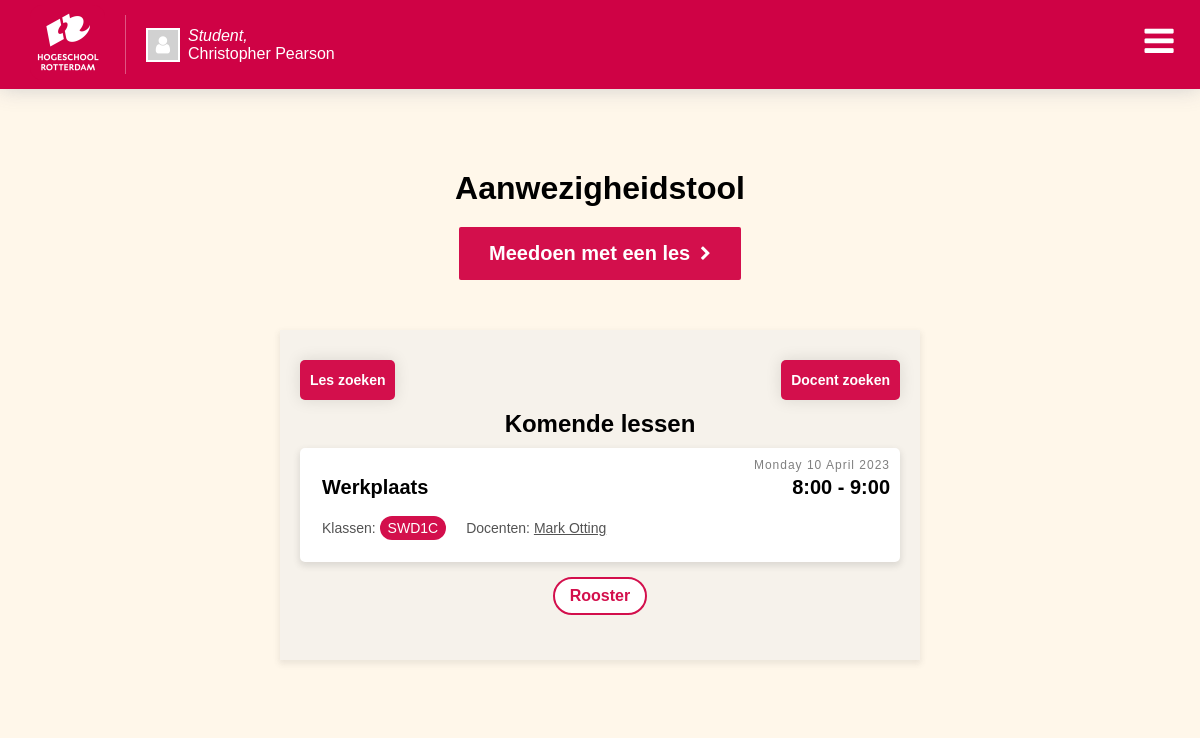
Screenshot of /home (signed in) with the database file from the repository.
### app/models.py (models this page shows, shortened)
@dataclass
class Student(db.Model):
    id: int = db.Column(db.Integer, primary_key=True)
    user_id: int = db.Column(
        db.Integer, db.ForeignKey('user.id'), nullable=False)
    student_number: int = db.Column(db.String(20), nullable=False)
    first_name: str = db.Column(db.String(50), nullable=False)
    last_name: str = db.Column(db.String(50), nullable=False)
    groups = db.relationship('StudentGroup', back_populates='student')
    meetings = db.relationship('StudentMeeting', back_populates='student')
    user = db.relationship('User', back_populates='student')
    @property
    def full_name(self):
        return f"{self.first_name} {self.last_name}"

@dataclass
class Meeting(db.Model):
    id: int = db.Column(db.Integer, primary_key=True)
    name: str = db.Column(db.String(100), nullable=False)
    start_time: str = db.Column(db.String(20), nullable=False)
    end_time: str = db.Column(db.String(20), nullable=False)
    date: datetime.date = db.Column(db.Date(), nullable=False)
    status: int = db.Column(db.Integer, nullable=False, default=0)
    description: str = db.Column(db.Text(), nullable=False)
    meeting_code: int = db.Column(db.Integer(), nullable=False, unique=True)
    students = db.relationship('StudentMeeting', back_populates='meeting')
    groups = db.relationship('GroupMeeting', back_populates='meeting')
    teachers = db.relationship('TeacherMeeting', back_populates='meeting')
    question = db.relationship('Question', back_populates='meeting')

@dataclass
class GroupMeeting(db.Model):
    id: int = db.Column(db.Integer, primary_key=True)
    group_id: int = db.Column(
        db.Integer, db.ForeignKey('group.id'), nullable=False)
    meeting_id: int = db.Column(
        db.Integer, db.ForeignKey('meeting.id'), nullable=False)
    group = db.relationship('Group', back_populates='meetings')
    meeting = db.relationship('Meeting', back_populates='groups')

@dataclass
class Group(db.Model):
    id: int = db.Column(db.Integer, primary_key=True)
    start_date: datetime.date = db.Column(db.Date, nullable=False)
    end_date: datetime.date = db.Column(db.Date, nullable=False)
    name: str = db.Column(db.String(50))
    meetings = db.relationship('GroupMeeting', back_populates='group')
    students = db.relationship('StudentGroup', back_populates='group')

@dataclass
class TeacherMeeting(db.Model):
    id: int = db.Column(db.Integer, primary_key=True)
    teacher_id: int = db.Column(
        db.Integer(), db.ForeignKey('teacher.id'), nullable=False)
    meeting_id: int = db.Column(
        db.Integer(), db.ForeignKey('meeting.id'), nullable=False)
    meeting = db.relationship('Meeting', back_populates='teachers')
    teacher = db.relationship('Teacher', back_populates='meetings')

@dataclass
class Teacher(db.Model):
    id: int = db.Column(db.Integer, primary_key=True)
    user_id: int = db.Column(
        db.Integer, db.ForeignKey('user.id'), nullable=False)
    first_name: str = db.Column(db.String(50), nullable=False)
    last_name: str = db.Column(db.String(50), nullable=False)
    meetings = db.relationship('TeacherMeeting', back_populates='teacher')
    user = db.relationship('User', back_populates='teacher')
    @property
    def full_name(self):
        return f"{self.first_name} {self.last_name}"

### app/routes.py (the view)
@app.route("/home")
@login_required
def home():
    meetings = Meeting.query.filter(
        Meeting.date >= datetime.today().date()).order_by(Meeting.date).limit(5).all()
    return render_template('index.html', meetings=meetings)

### app/models.py (called while the page is built)
@login_manager.user_loader
def load_user(user_id):
    user = User.query.get(user_id)
    return user

### app/templates/index.html (shortened to what this page needs)
{% extends "base.html" %}
{% block content %}
    <div class="container-window">
        <div class="container-middle">
            <h1>Aanwezigheidstool</h1>
            {% if current_user.role == 1%}
                <a class="big-btn" href="{{url_for('presence_code')}}">Meedoen met een les <i class="fa fa-chevron-right"></i></a>
            {% endif%}
            <div class="meeting-container">
                <div class="btn-row-between">
                    <a href="{{url_for('search_meetings')}}" class="rooster-btn">Les zoeken</a>
                    {% if current_user.role == 1%}
                    <a href="{{url_for('search_teachers')}}" class="rooster-btn">Docent zoeken</a>
                    {% elif current_user.role == 0%}
                    <a href="{{url_for('search_students')}}" class="rooster-btn">Student zoeken</a>
                    {% endif%}
                </div>
                <h2 class="container-title">Komende lessen</h2>
                {% for meeting in meetings%}
                    <a class="meeting-container-item" href="/les/overzicht/{{meeting.meeting_code}}">
                        <p class="meeting-item-date">{{meeting.date}}</p>
                        <div class="meeting-item-header">
                            <p>{{meeting.name}}</p>
                            <p>{{meeting.start_time}} - {{meeting.end_time}}</p>
                        </div>
                        <div class="meeting-item-content">
                            <div>
                                <span>Klassen:</span>
                                {% for group in meeting.groups%}
                                    <p class="meeting-item-group">{{group.group.name}}</p>
                                {% endfor %}
                            </div>
                            <div>
                                <span>Docenten:</span>
                                {% for teacher in meeting.teachers%}
                                    <p class="meeting-item-teacher">{{teacher.teacher.full_name}}</p>
                                {% else %}
                                    Nog geen docenten
                                {% endfor %}
                            </div>
                        </div>
                    </a>
                {%else%}
                <p>Geen komende lessen</p>
                {%endfor%}
                <a class="small-btn" href="{{ url_for('rooster')}}">Rooster</a>
            </div>
        </div>
    </div>
{% endblock %}

### app/templates/base.html (shortened to what this page needs)
<!DOCTYPE html>
<html lang="en">
    <head>
        <link rel="stylesheet" href="/static/style.css" />
        <link rel="stylesheet" href="https://cdnjs.cloudflare.com/ajax/libs/font-awesome/4.7.0/css/font-awesome.min.css">
        <link href="https://cdn.jsdelivr.net/npm/select2@4.1.0-rc.0/dist/css/select2.min.css" rel="stylesheet" />
        <link rel="stylesheet" href="https://code.jquery.com/ui/1.12.1/themes/base/jquery-ui.css">
    </head>
    <body>
		<nav class="header-container">
			<div class="header-inner">
				<div class="header-left">
					<a href="/" class="header-logo-button">
						<img
						class="header-logo"
						src="/static/images/logo.png"
						alt="Hogeschool Rotterdam"
						/>
					</a>
					{% if current_user.is_authenticated%}
						<a
						{% if current_user.role == 0 %}
						href="{{url_for('profile')}}"
						{% else %}
						href="{{url_for('overview_page', id=current_user.id)}}"
						{% endif%}
						class="user-profile">
							<i class="fa fa-user user-icon"></i>
							<div class="user-info">
								{% if current_user.role == 0%}
									<span class="user-prefix">Docent, </span>
									<span>{{ current_user.teacher[0].full_name}}</span>
								{%elif current_user.role == 1%}
									<span class="user-prefix">Student, </span>
									<span>{{ current_user.student[0].full_name}}</span>
								{% endif%}
							</div>
						</a>
					{% endif %}
				</div>
				<div class="header-right">
					<button class="hamburger" id="hamburger">
					<i class="fa fa-bars" ></i>
					</button>
				</div>
			</div>
		</nav>
		{% block content %}
		{% endblock %}
    </body>
</html>

### app/static/style.css (style rules this page uses)
*, *::before, *::after { margin: 0; }
body { font-family: Poppins, sans-serif; background-color: #fff7ea; padding-top: 120px; }
a { color: black; text-decoration: none; }
.header-container { background: #fff7ea; background-color: #cf0245; min-height: 70px; position: fixed; top: 0; width: 100%; z-index: 999; box-shadow: 0 0 20px 0px #c9c9c9e0; }
.header-left { border-style: none; height: auto; max-width: 500px; margin-top: 5px; margin-bottom: 5px; display: flex; gap: 20px; }
.hamburger { position: fixed; z-index: 100; top: 1rem; right: 1rem; border: none; cursor: pointer; width: 50px; height: 50px; font-size: 34px; background-color: transparent; color: white; }
.container-window { padding-top: 50px; overflow: hidden; display: flex; justify-content: center; align-items: center; background-color: #fff7ea; }
.header-logo { width: 75px; height: 75px; padding-left: 30px; }
.header-logo-button { border: none; background: transparent; cursor: pointer; }
.container-middle { width: 100%; height: 100%; display: flex; flex-direction: column; justify-content: center; align-items: center; }
.rooster-btn { background-color: #d30f4c; box-shadow: 0 0 15px 1px rgb(0 0 0 / 10%); border-radius: 5px; padding: 12px 10px; transition: 0.2s; display: inline-block; color: white; font-weight: bold; font-size: 14px; }
.user-prefix { font-style: italic; }
.user-info { display: flex; flex-direction: column; }
.user-profile { display: flex; justify-content: center; align-items: center; color: white; border-left: 1px solid rgba(255, 255, 255, 0.329); padding-left: 20px; margin: 10px 0; }
.fa.user-icon { font-size: 20px; width: 30px; height: 30px; border: 2px solid white; display: flex; justify-content: center; align-items: center; background-color: rgb(209, 209, 209); margin-right: 8px }
.big-btn { font-size: 20px; padding: 15px 30px; background-color: #d30f4c; color: white; font-weight: bold; box-shadow: inset 0 0 20px 20px rgba(0, 0, 0, 0); transition: .2s; margin-top: 20px; border-radius: 2px; display: flex; gap: 10px; justify-content: center; align-items: center; }
.small-btn { padding: 8px 15px; font-weight: bold; box-shadow: inset 0 0 20px 20px rgba(0, 0, 0, 0); background-color: rgb(255, 255, 255); color: #d30f4c; display: flex; border-radius: 20px; border: 2px solid #d30f4c; margin: 15px auto; width: max-content; transition: .2s; }
.big-btn>i { font-size: 15px; }
.meeting-container { width: 50%; min-width: 400px; margin: 50px auto; background-color: #ededed81; padding: 30px 20px; box-shadow: 0px 3px 6px 1px rgb(72 72 72 / 10%); }
.meeting-container-item { display: block; background-color: white; padding: 10px; border-radius: 5px; margin-bottom: 10px; padding-left: 20px; box-shadow: 0px 3px 6px 1px rgb(72 72 72 / 15%); padding-bottom: 20px; border-left: 2px solid transparent; transition: 0.2s }
.meeting-item-date { font-size: 12px; letter-spacing: 1px; color: grey; text-align: right; padding-bottom: 4px; }
.meeting-item-header { display: flex; justify-content: space-between; font-weight: bold; margin-bottom: 5px; font-size: 20px; }
.meeting-item-content { display: flex; gap: 20px; color: rgb(83, 83, 83); align-items: center; padding-top: 10px; font-size: 14px }
.meeting-item-group { display: inline-block; background-color: #d30f4c; padding: 4px 8px; margin: 2px 0; color: white; border-radius: 15px; }
.meeting-item-teacher { display: inline-block; padding: 4px 0px; margin: 2px 0; margin-right: 8px; border-radius: 15px; text-decoration: underline; }
.container-title { text-align: center; margin: 10px 0; }
.btn-row-between { display: flex; justify-content: space-between; }

### rows the page displays
Student: first_name+last_name "Christopher Pearson"
Meeting: name "Werkplaats", start_time "8:00", end_time "9:00"
GroupMeeting: group.name "SWD1C"
TeacherMeeting: teacher.full_name "Mark Otting"
